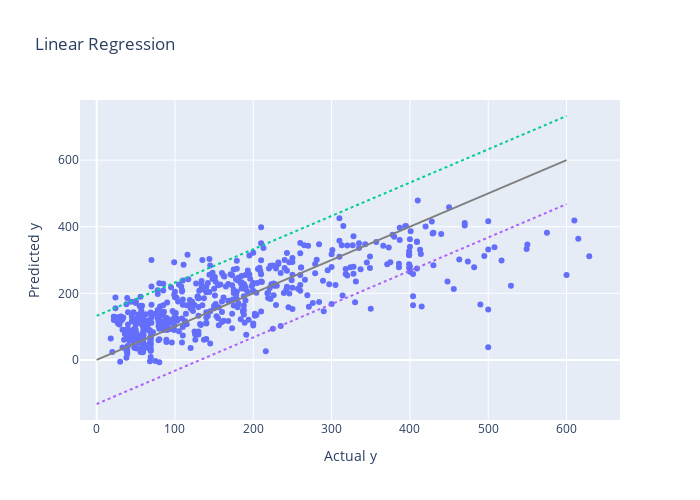
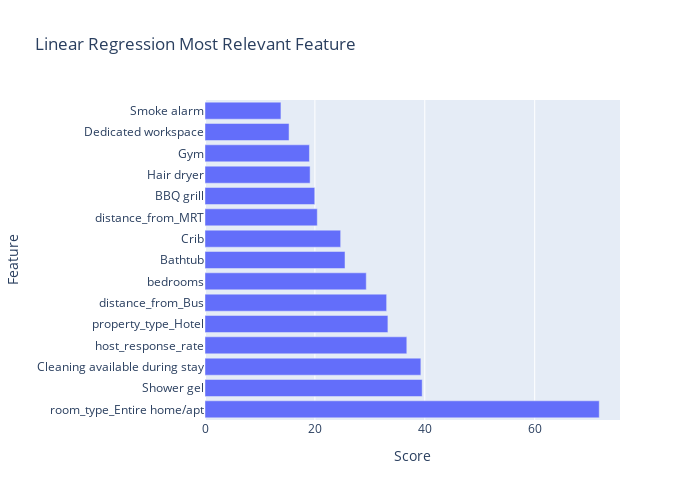
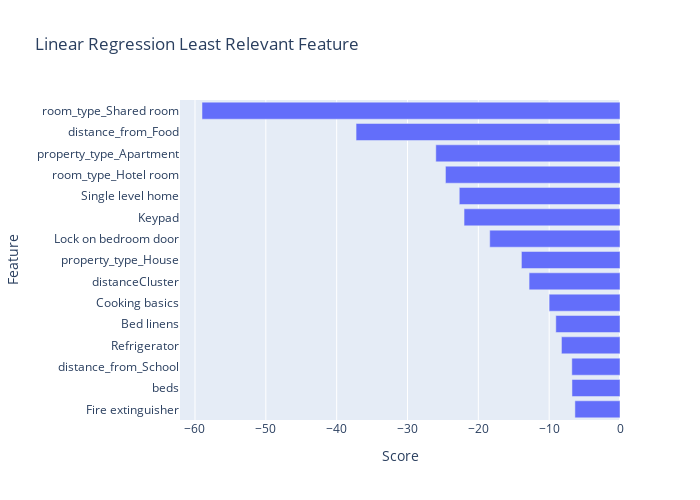

Notebook cell for these charts, in order:
### Code cell
from sklearn.linear_model import LinearRegression

model = LinearRegression()

model.fit(X_train, y_train)

simulate(model, XXyy, 'Linear Regression')
feature_plot([col for col in X.columns], [model.coef_[i].round(5) for i in range(len(X.columns))], 'Linear Regression')

### Figure 1 — Plotly figure (JSON) as saved in the notebook; plotly's stock layout.template omitted (floating-point values rounded to 4 significant figures; data arrays with more than 128 entries replaced by an {"elided": "..."} marker saying what was removed)
{"data": [{"hovertemplate": "Actual y=%{x}<br>Predicted y=%{y}<extra></extra>", "legendgroup": "", "marker": {"color": "#636efa", "symbol": "circle"}, "mode": "markers", "name": "", "orientation": "v", "showlegend": false, "type": "scatter", "x": {"elided": "555 int values"}, "xaxis": "x", "y": {"elided": "555 float values"}, "yaxis": "y"}, {"line": {"color": "gray"}, "mode": "lines", "showlegend": false, "type": "scatter", "x": [0, 600], "y": [0, 600]}, {"line": {"dash": "dot"}, "mode": "lines", "showlegend": false, "type": "scatter", "x": [0, 600], "y": [132.4, 732.4]}, {"line": {"dash": "dot"}, "mode": "lines", "showlegend": false, "type": "scatter", "x": [0, 600], "y": [-132.4, 467.6]}], "layout": {"height": 500, "legend": {"tracegroupgap": 0}, "title": {"text": "Linear Regression"}, "width": 700, "xaxis": {"anchor": "y", "domain": [0, 1], "title": {"text": "Actual y"}}, "yaxis": {"anchor": "x", "domain": [0, 1], "title": {"text": "Predicted y"}}}}

### Figure 2 — Plotly figure (JSON) as saved in the notebook; plotly's stock layout.template omitted (floating-point values rounded to 4 significant figures)
{"data": [{"orientation": "h", "type": "bar", "x": [71.75, 39.53, 39.29, 36.73, 33.29, 33.06, 29.35, 25.48, 24.69, 20.44, 19.97, 19.13, 19.01, 15.3, 13.82], "y": ["room_type_Entire home/apt", "Shower gel", "Cleaning available during stay", "host_response_rate", "property_type_Hotel", "distance_from_Bus", "bedrooms", "Bathtub", "Crib", "distance_from_MRT", "BBQ grill", "Hair dryer", "Gym", "Dedicated workspace", "Smoke alarm"]}], "layout": {"height": 500, "title": {"text": "Linear Regression Most Relevant Feature"}, "width": 700, "xaxis": {"title": {"text": "Score"}}, "yaxis": {"title": {"text": "Feature"}}}}

### Figure 3 — Plotly figure (JSON) as saved in the notebook; plotly's stock layout.template omitted (floating-point values rounded to 4 significant figures)
{"data": [{"orientation": "h", "type": "bar", "x": [-6.365, -6.78, -6.8, -8.266, -9.061, -10.01, -12.83, -13.92, -18.39, -22.02, -22.69, -24.64, -26.0, -37.26, -59.01], "y": ["Fire extinguisher", "beds", "distance_from_School", "Refrigerator", "Bed linens", "Cooking basics", "distanceCluster", "property_type_House", "Lock on bedroom door", "Keypad", "Single level home", "room_type_Hotel room", "property_type_Apartment", "distance_from_Food", "room_type_Shared room"]}], "layout": {"height": 500, "title": {"text": "Linear Regression Least Relevant Feature"}, "width": 700, "xaxis": {"title": {"text": "Score"}}, "yaxis": {"title": {"text": "Feature"}}}}
